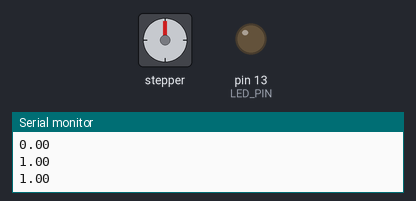
Recording of a sketch running on a simulated Arduino Uno, built with avr-gcc and run on an emulated ATmega328P. Parts: stepper motor, output pins drawn as LEDs (lit = HIGH), the last lines printed to the serial monitor. Stepper angles assume 2048 steps per turn.

Above: at 0.15 s.
At 2.5 s:
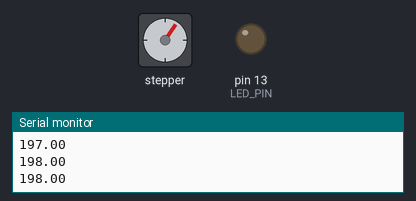
Timing chart, 0 to 4.0 s (numbered marks = the images above):
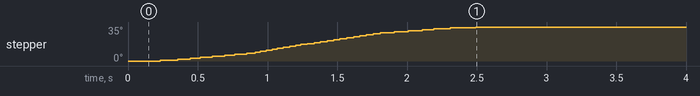

Measured:
- by itself, stepper: turns 35° clockwise in 2.3 s

The sketch:

Example1_BasicStepper.ino
```cpp
//      ******************************************************************
//      *                                                                *
//      *   Simple example for controlling the 28BYJ-48 stepper motor    *
//      *                                                                *
//      *            S. Reifel & Co.                6/24/2018            *
//      *                                                                *
//      ******************************************************************


// This is the simplest example of how to run a 28BYJ-48 stepper motor.
//
// Documentation for this library can be found at:
//    https://github.com/Stan-Reifel/TinyStepper_28BYJ_48
//
//
// This library requires that the stepper motor be connected to the Arduino
// using ULN2003 driver board.

// ***********************************************************************


#include <TinyStepper_28BYJ_48.h>


//
// pin assignments, any digital pins can be used
//
const int LED_PIN = 13;
const int MOTOR_IN1_PIN = 8;
const int MOTOR_IN2_PIN = 9;
const int MOTOR_IN3_PIN = 10;
const int MOTOR_IN4_PIN = 11;


const int STEPS_PER_REVOLUTION = 2048;


//
// create the stepper motor object
//
TinyStepper_28BYJ_48 stepper;


void setup()
{
  //
  // setup the LED pin and enable print statements
  //
  pinMode(LED_PIN, OUTPUT);
  Serial.begin(9600);
  stepper.setSpeedInStepsPerSecond(256);
  //
  // connect and configure the stepper motor to its IO pins
  //
  stepper.connectToPins(MOTOR_IN1_PIN, MOTOR_IN2_PIN, MOTOR_IN3_PIN, MOTOR_IN4_PIN);
}


void loop()
{
  //
  // Note: This example uses "relative" motions.  This means that each
  // command will move the number of steps given, starting from it's
  // current position.
  //

  //
  // set the speed and acceleration rates for the stepper motor
  //
//  stepper.setSpeedInStepsPerSecond(256);
//  stepper.setAccelerationInStepsPerSecondPerSecond(512);
  stepper.setupMoveInSteps(200);
  while(!stepper.motionComplete())
  {
      stepper.processMovement();
      Serial.println(stepper.getCurrentPositionInSteps());
  }
  //
  // Rotate the motor in the forward direction one revolution (2048 steps).
  // This function call will not return until the motion is complete.
  //
//  stepper.moveRelativeInSteps(50);

  //
  // now that the rotation has finished, delay 1 second before starting
  // the next move
  //
  stepper.disableMotor();
  delay(1000000);

  //
  // rotate backward 1 rotation, then wait 1 second
  //
//  stepper.moveRelativeInSteps(-2048);
//  delay(1000);

  //
  // This time speedup the motor, turning 5 revolutions.  Note if you
  // tell a stepper motor to go faster than it can, it just stops.
  //
//  stepper.setSpeedInStepsPerSecond(500);
//  stepper.setAccelerationInStepsPerSecondPerSecond(1000);
//  stepper.moveRelativeInSteps(2048 * 5);
//  delay(2000);
}
```
